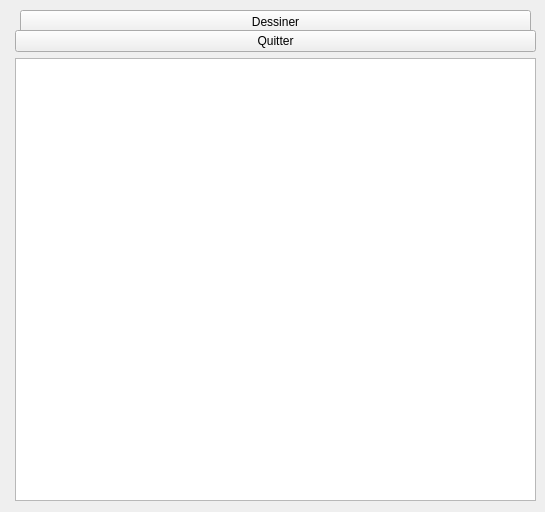
<?xml version="1.0" encoding="UTF-8"?>
<ui version="4.0">
 <class>Widget</class>
 <widget class="QWidget" name="Widget">
  <property name="geometry">
   <rect>
    <x>0</x>
    <y>0</y>
    <width>545</width>
    <height>512</height>
   </rect>
  </property>
  <property name="windowTitle">
   <string>Widget</string>
  </property>
  <widget class="QPushButton" name="pushButtonDessiner">
   <property name="geometry">
    <rect>
     <x>20</x>
     <y>10</y>
     <width>511</width>
     <height>24</height>
    </rect>
   </property>
   <property name="text">
    <string>Dessiner</string>
   </property>
  </widget>
  <widget class="QWidget" name="">
   <property name="geometry">
    <rect>
     <x>15</x>
     <y>30</y>
     <width>521</width>
     <height>471</height>
    </rect>
   </property>
   <layout class="QVBoxLayout" name="verticalLayout">
    <item>
     <widget class="QPushButton" name="pushButton">
      <property name="text">
       <string>Quitter</string>
      </property>
     </widget>
    </item>
    <item>
     <widget class="QGraphicsView" name="maVue"/>
    </item>
   </layout>
  </widget>
 </widget>
 <resources/>
 <connections>
  <connection>
   <sender>pushButton</sender>
   <signal>clicked()</signal>
   <receiver>Widget</receiver>
   <slot>close()</slot>
   <hints>
    <hint type="sourcelabel">
     <x>273</x>
     <y>214</y>
    </hint>
    <hint type="destinationlabel">
     <x>293</x>
     <y>254</y>
    </hint>
   </hints>
  </connection>
 </connections>
</ui>
